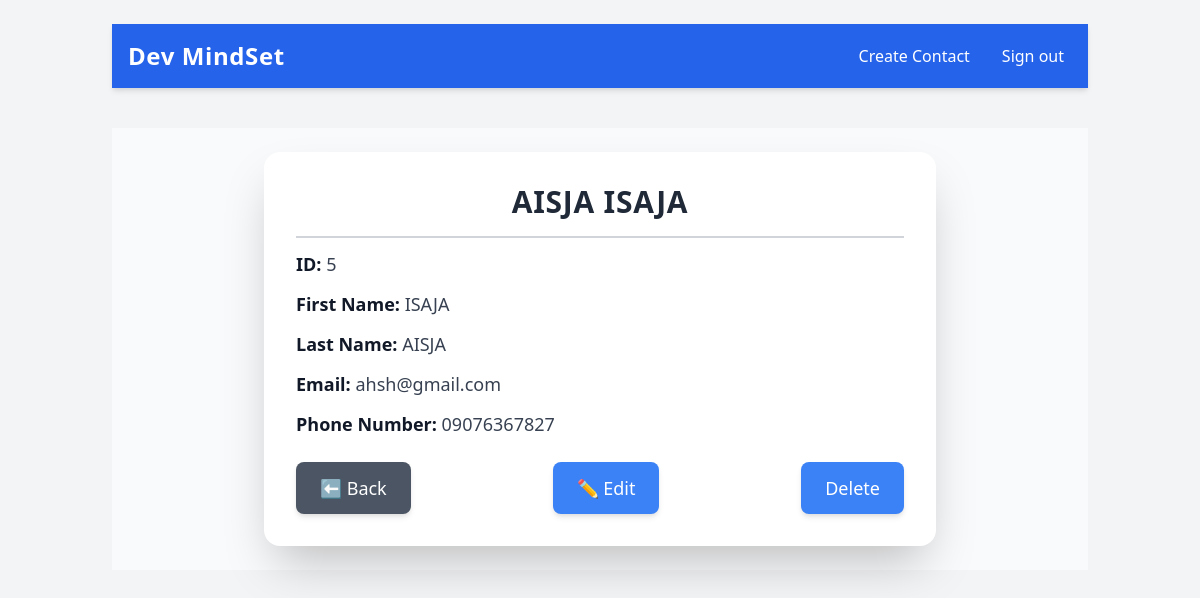
Screenshot of /record/5/ (signed in) with the database file from the repository.
### pages/models.py (models this page shows)
class Record(models.Model):
    creation_date =models.DateTimeField(auto_now_add=True)
    first_name = models.CharField(max_length=100)
    last_name =models.CharField(max_length=100)
    email= models.CharField(max_length=50)
    phone_number = models.CharField(max_length=12)

### pages/views.py (the view)
# urls.py: path('record/<int:pk>/', views.singular_contact, name='record'),
@login_required(login_url='my-login')
def singular_contact(request, pk):
    all_records = Record.objects.get(id=pk)
    context= {'record': all_records}
    return render(request, "pages/view-contact.html", context =context)

### pages/templates/pages/view-contact.html
{% extends 'pages/base.html' %}
{% block content %}
{% include 'pages/navbar.html' %}
<div class="flex justify-center items-start bg-gray-50 px-4 py-6">
    <div class="bg-white shadow-2xl rounded-2xl p-8 w-full max-w-2xl ">
        <h2 class="text-3xl font-extrabold text-gray-800 text-center mb-4 uppercase tracking-wide">
            {{ record.last_name }} {{ record.first_name }}
        </h2>
        <div class="border-b-2 border-gray-300 mb-3"></div>
        <div class="space-y-3 text-lg">
            <p class="text-gray-700"><strong class="text-gray-900">ID:</strong> {{ record.id }}</p>
            <p class="text-gray-700"><strong class="text-gray-900">First Name:</strong> {{ record.first_name|upper }}</p>
            <p class="text-gray-700"><strong class="text-gray-900">Last Name:</strong> {{ record.last_name|upper }}</p>
            <p class="text-gray-700"><strong class="text-gray-900">Email:</strong> {{ record.email }}</p>
            <p class="text-gray-700"><strong class="text-gray-900">Phone Number:</strong> {{ record.phone_number }}</p>
        </div>
        <div class="mt-6 flex justify-between">
            <a href="{% url 'dashboard' %}" class="bg-gray-600 text-white px-6 py-3 rounded-lg hover:bg-gray-700 transition duration-300 text-lg shadow-md">
                ⬅ Back
            </a>
            <a href="{% url 'update-contact' record.id %}" class="bg-blue-500 text-white px-6 py-3 rounded-lg hover:bg-blue-600 transition duration-300 text-lg shadow-md">
                ✏ Edit
            </a>
            <a href="{% url 'delete-contact' record.id %}" class="bg-blue-500 text-white px-6 py-3 rounded-lg hover:bg-blue-600 transition duration-300 text-lg shadow-md">
             Delete
            </a>
        </div>
    </div>
</div>
{% endblock %}

### rows the page displays
Record: last_name "AISJA", first_name "ISAJA", id "5", email "ahsh@gmail.com", phone_number "09076367827"
